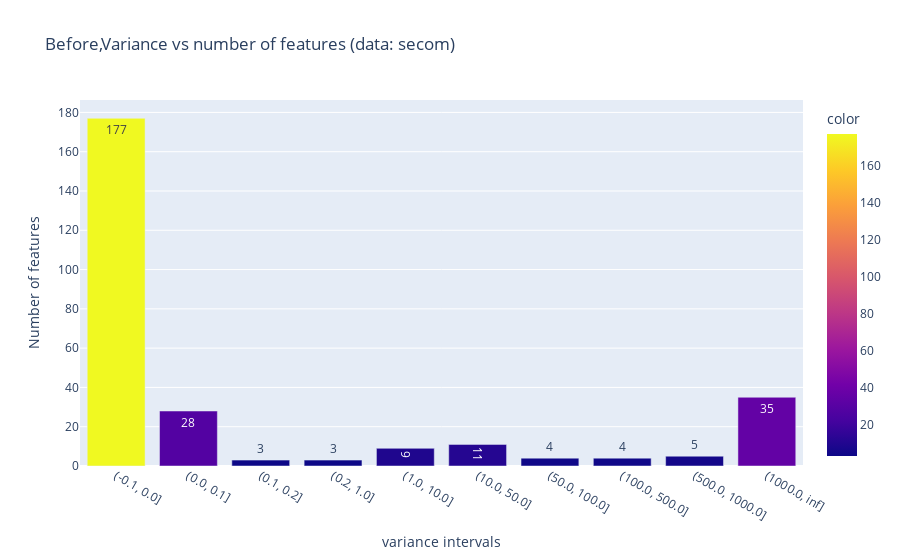

Notebook cell for this chart:
### Markdown cell above
### Scaling and variance check

### Code cell
# Histogram of variance
# https://www.kaggle.com/code/mohitkumar409/semiconductor-manufacturing-process
df = pd.cut(secom.var().round(2),[-0.1,0,0.1,0.2,1,10,50,100,500,1000,float('inf')]).value_counts().sort_index()
df.index = df.index.map(str)

fig = px.bar(x=df.index, y=df,title="Before,Variance vs number of features (data: secom)", text = df,color=df)
fig.update_xaxes(title='variance intervals')
fig.update_yaxes(title='Number of features')
fig.show()

### Figure 1 — Plotly figure (JSON) as saved in the notebook; plotly's stock layout.template omitted (floating-point values rounded to 4 significant figures)
{"data": [{"alignmentgroup": "True", "hovertemplate": "x=%{x}<br>y=%{y}<br>text=%{text}<br>color=%{marker.color}<extra></extra>", "legendgroup": "", "marker": {"color": [177, 28, 3, 3, 9, 11, 4, 4, 5, 35], "coloraxis": "coloraxis", "pattern": {"shape": ""}}, "name": "", "offsetgroup": "", "orientation": "v", "showlegend": false, "text": [177, 28, 3, 3, 9, 11, 4, 4, 5, 35], "textposition": "auto", "type": "bar", "x": ["(-0.1, 0.0]", "(0.0, 0.1]", "(0.1, 0.2]", "(0.2, 1.0]", "(1.0, 10.0]", "(10.0, 50.0]", "(50.0, 100.0]", "(100.0, 500.0]", "(500.0, 1000.0]", "(1000.0, inf]"], "xaxis": "x", "y": [177, 28, 3, 3, 9, 11, 4, 4, 5, 35], "yaxis": "y"}], "layout": {"barmode": "relative", "coloraxis": {"colorbar": {"title": {"text": "color"}}, "colorscale": [[0, "#0d0887"], [0.1111, "#46039f"], [0.2222, "#7201a8"], [0.3333, "#9c179e"], [0.4444, "#bd3786"], [0.5556, "#d8576b"], [0.6667, "#ed7953"], [0.7778, "#fb9f3a"], [0.8889, "#fdca26"], [1, "#f0f921"]]}, "legend": {"tracegroupgap": 0}, "title": {"text": "Before,Variance vs number of features (data: secom)"}, "xaxis": {"anchor": "y", "domain": [0, 1], "title": {"text": "variance intervals"}}, "yaxis": {"anchor": "x", "domain": [0, 1], "title": {"text": "Number of features"}}}}
